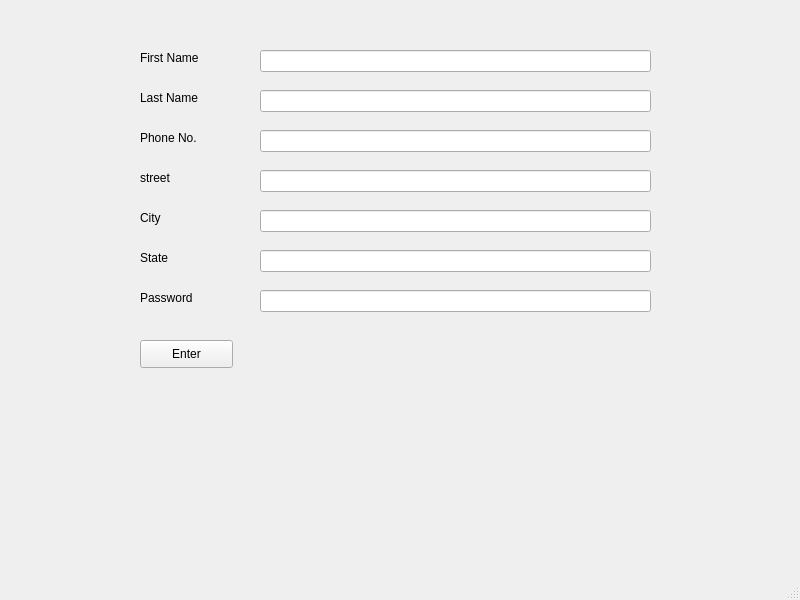
<?xml version="1.0" encoding="UTF-8"?>
<ui version="4.0">
 <class>MainWindow</class>
 <widget class="QMainWindow" name="MainWindow">
  <property name="geometry">
   <rect>
    <x>0</x>
    <y>0</y>
    <width>800</width>
    <height>600</height>
   </rect>
  </property>
  <property name="windowTitle">
   <string>MainWindow</string>
  </property>
  <widget class="QWidget" name="centralwidget">
   <widget class="QLabel" name="label">
    <property name="geometry">
     <rect>
      <x>140</x>
      <y>50</y>
      <width>71</width>
      <height>16</height>
     </rect>
    </property>
    <property name="text">
     <string>First Name</string>
    </property>
   </widget>
   <widget class="QLabel" name="label_2">
    <property name="geometry">
     <rect>
      <x>140</x>
      <y>90</y>
      <width>81</width>
      <height>16</height>
     </rect>
    </property>
    <property name="text">
     <string>Last Name</string>
    </property>
   </widget>
   <widget class="QLabel" name="label_3">
    <property name="geometry">
     <rect>
      <x>140</x>
      <y>130</y>
      <width>71</width>
      <height>16</height>
     </rect>
    </property>
    <property name="text">
     <string>Phone No.</string>
    </property>
   </widget>
   <widget class="QLabel" name="label_4">
    <property name="geometry">
     <rect>
      <x>140</x>
      <y>170</y>
      <width>71</width>
      <height>16</height>
     </rect>
    </property>
    <property name="text">
     <string>street</string>
    </property>
   </widget>
   <widget class="QLabel" name="label_5">
    <property name="geometry">
     <rect>
      <x>140</x>
      <y>210</y>
      <width>71</width>
      <height>16</height>
     </rect>
    </property>
    <property name="text">
     <string>City</string>
    </property>
   </widget>
   <widget class="QLabel" name="label_6">
    <property name="geometry">
     <rect>
      <x>140</x>
      <y>250</y>
      <width>55</width>
      <height>16</height>
     </rect>
    </property>
    <property name="text">
     <string>State</string>
    </property>
   </widget>
   <widget class="QLabel" name="label_7">
    <property name="geometry">
     <rect>
      <x>140</x>
      <y>290</y>
      <width>81</width>
      <height>16</height>
     </rect>
    </property>
    <property name="text">
     <string>Password</string>
    </property>
   </widget>
   <widget class="QPushButton" name="enterButton">
    <property name="geometry">
     <rect>
      <x>140</x>
      <y>340</y>
      <width>93</width>
      <height>28</height>
     </rect>
    </property>
    <property name="text">
     <string>Enter</string>
    </property>
   </widget>
   <widget class="QLineEdit" name="lineEdit">
    <property name="geometry">
     <rect>
      <x>260</x>
      <y>50</y>
      <width>391</width>
      <height>22</height>
     </rect>
    </property>
   </widget>
   <widget class="QLineEdit" name="lineEdit_2">
    <property name="geometry">
     <rect>
      <x>260</x>
      <y>90</y>
      <width>391</width>
      <height>22</height>
     </rect>
    </property>
   </widget>
   <widget class="QLineEdit" name="lineEdit_3">
    <property name="geometry">
     <rect>
      <x>260</x>
      <y>130</y>
      <width>391</width>
      <height>22</height>
     </rect>
    </property>
   </widget>
   <widget class="QLineEdit" name="lineEdit_4">
    <property name="geometry">
     <rect>
      <x>260</x>
      <y>170</y>
      <width>391</width>
      <height>22</height>
     </rect>
    </property>
   </widget>
   <widget class="QLineEdit" name="lineEdit_5">
    <property name="geometry">
     <rect>
      <x>260</x>
      <y>210</y>
      <width>391</width>
      <height>22</height>
     </rect>
    </property>
   </widget>
   <widget class="QLineEdit" name="lineEdit_6">
    <property name="geometry">
     <rect>
      <x>260</x>
      <y>250</y>
      <width>391</width>
      <height>22</height>
     </rect>
    </property>
   </widget>
   <widget class="QLineEdit" name="lineEdit_7">
    <property name="geometry">
     <rect>
      <x>260</x>
      <y>290</y>
      <width>391</width>
      <height>22</height>
     </rect>
    </property>
   </widget>
  </widget>
  <widget class="QMenuBar" name="menubar">
   <property name="geometry">
    <rect>
     <x>0</x>
     <y>0</y>
     <width>800</width>
     <height>26</height>
    </rect>
   </property>
  </widget>
  <widget class="QStatusBar" name="statusbar"/>
 </widget>
 <resources/>
 <connections/>
</ui>
